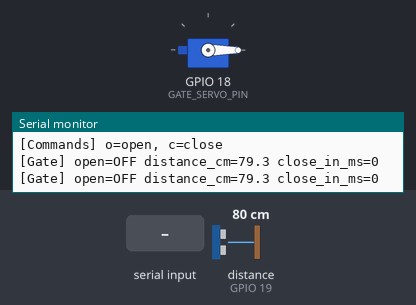
A sketch run on a simulated ESP32. Shown: servo, the last lines printed to the serial monitor. Wiring (inferred from the names in the program): ultrasonic range finder: trigger GPIO 5; echo GPIO 19. The test bench sets the inputs (shaded band); at power-on: distance to the obstacle (sensor on GPIO 19) 80 cm. The echo pulse lasts 58.3 µs per cm; servo pulses on a pin are drawn as a servo (544–2400 µs = 0–180°).

Above: at 1.2 s.
1.3 s: "o" received over Serial
At 2.3 s:
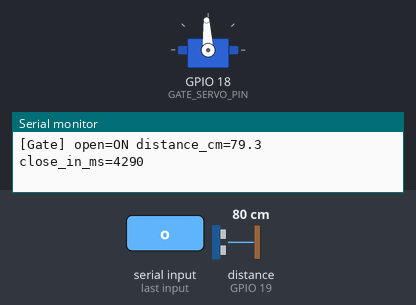
2.8 s: "c" received over Serial
At 3.4 s:
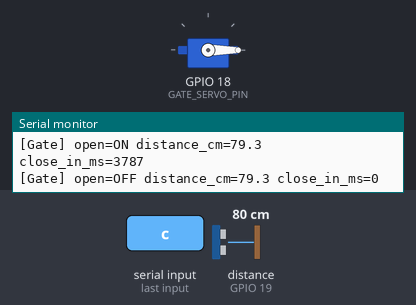
Timing chart, 0 to 5.8 s (numbered marks = the images above; inputs shaded):
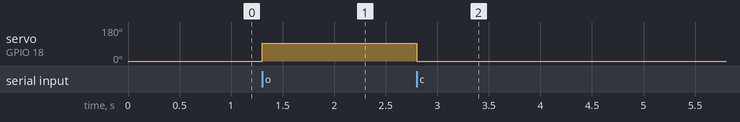

Measured:
- after the input at 1.3 s, servo on GPIO 18 (GATE_SERVO_PIN): 0° → 93° at once
- after the input at 2.8 s, servo on GPIO 18 (GATE_SERVO_PIN): 93° → 0° after 0.00 s instead of 3.5 s

The sketch:

Gate_Test.ino
```cpp
#include <Arduino.h>

#define GATE_SERVO_PIN 18
#define GATE_US_TRIG 5
#define GATE_US_ECHO 19

#define GATE_ANGLE_CLOSED 0
#define GATE_ANGLE_OPEN 90
#define GATE_OPEN_TIME_MS 5000UL
#define GATE_OBJECT_CM 25.0f
#define PRINT_MS 500UL

static bool gateOpen = false;
static unsigned long closeAt = 0;
static unsigned long lastPrint = 0;

int angleToDuty(int angle) {
    angle = constrain(angle, 0, 180);
    int pulseWidthUs = map(angle, 0, 180, 500, 2500);
    int maxDuty = (1 << 16) - 1;
    return (pulseWidthUs * maxDuty) / 20000;
}

void moveServo(int angle) {
    ledcWrite(GATE_SERVO_PIN, angleToDuty(angle));
}

float readDistance() {
    digitalWrite(GATE_US_TRIG, LOW);
    delayMicroseconds(2);
    digitalWrite(GATE_US_TRIG, HIGH);
    delayMicroseconds(10);
    digitalWrite(GATE_US_TRIG, LOW);

    long duration = pulseIn(GATE_US_ECHO, HIGH, 18000);
    if (duration == 0) return -1;

    float distance = duration * 0.034f / 2.0f;
    if (distance <= 0 || distance > 300) return -1;
    return distance;
}

void openGate() {
    moveServo(GATE_ANGLE_OPEN);
    gateOpen = true;
    closeAt = millis() + GATE_OPEN_TIME_MS;
}

void closeGate() {
    moveServo(GATE_ANGLE_CLOSED);
    gateOpen = false;
}

void handleSerial() {
    if (!Serial.available()) return;

    char c = Serial.read();
    if (c == 'o') openGate();
    if (c == 'c') closeGate();
}

void setup() {
    Serial.begin(115200);
    pinMode(GATE_US_TRIG, OUTPUT);
    pinMode(GATE_US_ECHO, INPUT);
    ledcAttach(GATE_SERVO_PIN, 50, 16);
    closeGate();

    Serial.println("[Gate Test] Servo=GPIO18, ultrasonic=(5,19)");
    Serial.println("[Commands] o=open, c=close");
}

void loop() {
    handleSerial();

    unsigned long now = millis();
    float distance = readDistance();

    if (gateOpen && distance > 0 && distance <= GATE_OBJECT_CM) {
        closeAt = now + GATE_OPEN_TIME_MS;
    }

    if (gateOpen && now >= closeAt) {
        closeGate();
    }

    if (now - lastPrint >= PRINT_MS) {
        lastPrint = now;
        Serial.print("[Gate] open=");
        Serial.print(gateOpen ? "ON" : "OFF");
        Serial.print(" distance_cm=");
        Serial.print(distance, 1);
        Serial.print(" close_in_ms=");
        Serial.println(gateOpen ? (long)(closeAt - now) : 0);
    }
}
```
